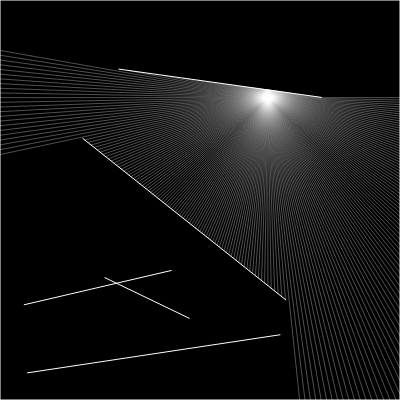
Frame 1 (no input)
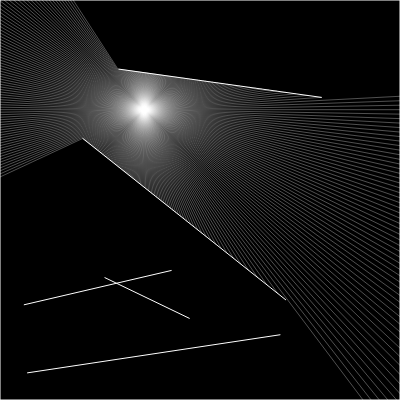
Frame 60 (no input)
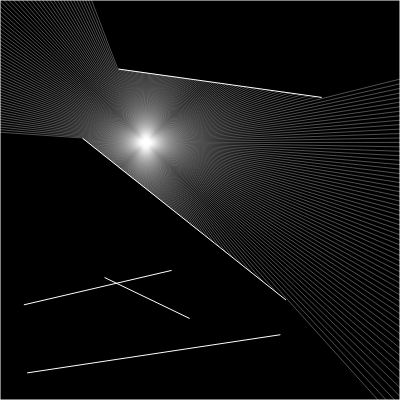
Frame 120 (the mouse pressed at the canvas centre since frame 60)

The p5.js sketch that drew these frames (run headless with seeded random() and noise() and a simulated clock; from frame 60 on, the mouse is pressed at the canvas centre):

// p5.js sketch
// ── sketch.js
let walls = [];
let ray;
let particle;
let xoff = 0;
let yoff = 100;

function setup() {
	createCanvas(400, 400);
	for (let i = 0; i <5; i++) {
		let x1 = random(width);
		let x2 = random(width);
		let y1 = random(height);
		let y2 = random(height);
		walls[i] = new Boundary(x1, y1, x2, y2);
	}

	walls.push(new Boundary(0, 0, width, 0));
	walls.push(new Boundary(width, 0, width, height));
	walls.push(new Boundary(0, width, height, height));
	walls.push(new Boundary(0, 0, 0, height));
	
	particle = new Particle();
}

function draw() {
	background(0);
	for (let wall of walls) {
		wall.show();
	}
	particle.update(noise(xoff) * width, noise(yoff) * height);
	particle.show();
	particle.look(walls);

	xoff += 0.01;
	yoff += 0.01;
	// ray.show();
	// ray.lookAt (mouseX, mouseY);

	// let pt = ray.cast(wall);
	// if (pt) {
	// 	fill(255);
	// 	ellipse(pt.x, pt.y, 8, 8);
	// }
}
// ── boundary.js
class Boundary {
	constructor(x1, y1, x2, y2) {
		this.a = createVector(x1, y1);
		this.b = createVector(x2, y2);
	}

	show() {
		stroke(255);
		line(this.a.x, this.a.y, this.b.x, this.b.y);
	}
}


// ── particle.js
class Particle {
	constructor() {
		this.pos = createVector(width / 2, height / 2);
		this.rays = [];
		for (let a = 0; a < 360; a += 1 ) {
			this.rays.push(new Ray(this.pos, radians(a)));
		}
	}

	update(x, y) {
		this.pos.set(x, y);
	}

	look(walls) {
		for (let ray of this.rays) {
			let closest = null;
			let record = Infinity;
			for (let wall of walls) {
				const pt = ray.cast(wall);
				if (pt) {
					const d = p5.Vector.dist(this.pos, pt);
					if (d < record) {
						record = d;
						closest = pt;
					}
				}
			}
			if (closest) {
				stroke(255, 80);
				line(this.pos.x, this.pos.y, closest.x, closest.y);
			}
		}
	}

	show() {
		fill(255);
		ellipse(this.pos.x, this.pos.y, 4);
		for (let ray of this.rays) {
			ray.show();
		}
	}
}


// ── ray.js
class Ray {
	constructor(pos, angle) {
		this.pos = pos;
		this.dir = p5.Vector.fromAngle(angle);
	}

	lookAt(x, y) {
		this.dir.x = x - this.pos.x;
		this.dir.y = y - this.pos.y;
		this.dir.normalize();
	}

	show() {
		stroke(255);
		push();
		translate(this.pos.x, this.pos.y);
		line(0, 0, this.dir.x * 1, this.dir.y * 1);
		pop();
	}

	cast(wall) {
		const x1 = wall.a.x;
		const y1 = wall.a.y;
		const x2 = wall.b.x;
		const y2 = wall.b.y;

		const x3 = this.pos.x;
		const y3 = this.pos.y;
		const x4 = this.pos.x + this.dir.x;
		const y4 = this.pos.y + this.dir.y;

		const den = (x1 - x2) * (y3 - y4) - (y1 - y2) * (x3 - x4);
		if (den == 0) {
			return;
		}

		const t = ((x1 - x3) * (y3 - y4) - (y1 - y3) * (x3 - x4)) / den;
		const u = -((x1 - x2) * (y1 - y3) - (y1 - y2) * (x1 - x3)) / den;
		if (t > 0 && t < 1 && u > 0) {
			const pt = createVector();
			pt.x = x1 + t * (x2 - x1);
			pt.y = y1 + t * (y2 - y1);
			return pt;
		} else {
			return;
		}
	}
}
// ── raycasting.html
<html lang="en">
<head>
	<meta charset="UTF-8">
	<meta name="viewport" content="width=device-width, initial-scale=1.0">
	<title>Raycasting | Projects</title>
	<!-- P5.JS needed for this project -->
	<script src="https://cdn.jsdelivr.net/npm/p5@1.2.0/lib/p5.min.js"></script> 
</head>
<body>
	<script src="/projects/raycasting/boundary.js" defer></script>
	<script src="/projects/raycasting/ray.js" defer></script>
	<script src="/projects/raycasting/particle.js" defer></script>
	<script src="/projects/raycasting/sketch.js" defer></script>
</body>
</html>
